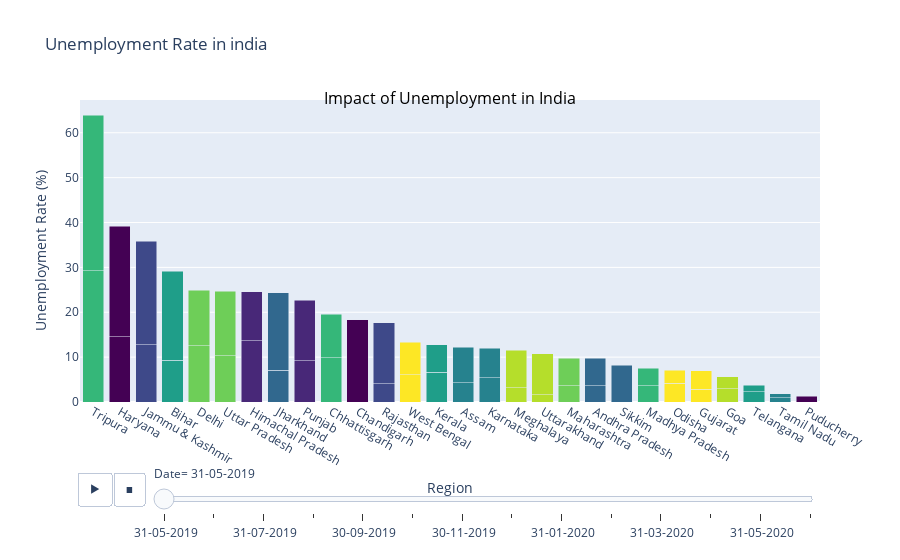

Notebook source saved alongside this figure:
### Code cell
fig = px.bar(df1, x='Region', y='Estimated Unemployment Rate (%)', color='Region',
             animation_frame='Date', title='Unemployment Rate in india',
             labels={'Estimated Unemployment Rate (%)': 'Unemployment Rate (%)'},
             template='plotly', color_discrete_sequence=px.colors.sequential.Viridis,
             category_orders={'Region': ['Region1', 'Region2', 'Region3']})

fig.update_layout(xaxis={'categoryorder': 'total descending'},
                  xaxis_title='Region', yaxis_title='Unemployment Rate (%)',
                  barmode='stack', showlegend=False)

fig.add_annotation(text='Impact of Unemployment in India',
                   xref='paper', yref='paper', x=0.5, y=1.05,
                   showarrow=False, font=dict(size=16, color='black'))

fig.show()

### Figure 1 — Plotly figure (JSON) as saved in the notebook; plotly's stock layout.template omitted (floating-point values rounded to 4 significant figures)
{"data": [{"alignmentgroup": "True", "hovertemplate": "Region=%{x}<br>Date= 31-05-2019<br>Unemployment Rate (%)=%{y}<extra></extra>", "legendgroup": "Andhra Pradesh", "marker": {"color": "#31688e", "pattern": {"shape": ""}}, "name": "Andhra Pradesh", "offsetgroup": "Andhra Pradesh", "orientation": "v", "showlegend": true, "textposition": "auto", "type": "bar", "x": ["Andhra Pradesh", "Andhra Pradesh"], "xaxis": "x", "y": [3.65, 6.09], "yaxis": "y"}, {"alignmentgroup": "True", "hovertemplate": "Region=%{x}<br>Date= 31-05-2019<br>Unemployment Rate (%)=%{y}<extra></extra>", "legendgroup": "Assam", "marker": {"color": "#26828e", "pattern": {"shape": ""}}, "name": "Assam", "offsetgroup": "Assam", "orientation": "v", "showlegend": true, "textposition": "auto", "type": "bar", "x": ["Assam", "Assam"], "xaxis": "x", "y": [4.29, 7.87], "yaxis": "y"}, {"alignmentgroup": "True", "hovertemplate": "Region=%{x}<br>Date= 31-05-2019<br>Unemployment Rate (%)=%{y}<extra></extra>", "legendgroup": "Bihar", "marker": {"color": "#1f9e89", "pattern": {"shape": ""}}, "name": "Bihar", "offsetgroup": "Bihar", "orientation": "v", "showlegend": true, "textposition": "auto", "type": "bar", "x": ["Bihar", "Bihar"], "xaxis": "x", "y": [9.27, 19.9], "yaxis": "y"}, {"alignmentgroup": "True", "hovertemplate": "Region=%{x}<br>Date= 31-05-2019<br>Unemployment Rate (%)=%{y}<extra></extra>", "legendgroup": "Chhattisgarh", "marker": {"color": "#35b779", "pattern": {"shape": ""}}, "name": "Chhattisgarh", "offsetgroup": "Chhattisgarh", "orientation": "v", "showlegend": true, "textposition": "auto", "type": "bar", "x": ["Chhattisgarh", "Chhattisgarh"], "xaxis": "x", "y": [9.82, 9.77], "yaxis": "y"}, {"alignmentgroup": "True", "hovertemplate": "Region=%{x}<br>Date= 31-05-2019<br>Unemployment Rate (%)=%{y}<extra></extra>", "legendgroup": "Delhi", "marker": {"color": "#6ece58", "pattern": {"shape": ""}}, "name": "Delhi", "offsetgroup": "Delhi", "orientation": "v", "showlegend": true, "textposition": "auto", "type": "bar", "x": ["Delhi", "Delhi"], "xaxis": "x", "y": [12.56, 12.31], "yaxis": "y"}, {"alignmentgroup": "True", "hovertemplate": "Region=%{x}<br>Date= 31-05-2019<br>Unemployment Rate (%)=%{y}<extra></extra>", "legendgroup": "Goa", "marker": {"color": "#b5de2b", "pattern": {"shape": ""}}, "name": "Goa", "offsetgroup": "Goa", "orientation": "v", "showlegend": true, "textposition": "auto", "type": "bar", "x": ["Goa", "Goa"], "xaxis": "x", "y": [2.91, 2.75], "yaxis": "y"}, {"alignmentgroup": "True", "hovertemplate": "Region=%{x}<br>Date= 31-05-2019<br>Unemployment Rate (%)=%{y}<extra></extra>", "legendgroup": "Gujarat", "marker": {"color": "#fde725", "pattern": {"shape": ""}}, "name": "Gujarat", "offsetgroup": "Gujarat", "orientation": "v", "showlegend": true, "textposition": "auto", "type": "bar", "x": ["Gujarat", "Gujarat"], "xaxis": "x", "y": [2.88, 4.09], "yaxis": "y"}, {"alignmentgroup": "True", "hovertemplate": "Region=%{x}<br>Date= 31-05-2019<br>Unemployment Rate (%)=%{y}<extra></extra>", "legendgroup": "Haryana", "marker": {"color": "#440154", "pattern": {"shape": ""}}, "name": "Haryana", "offsetgroup": "Haryana", "orientation": "v", "showlegend": true, "textposition": "auto", "type": "bar", "x": ["Haryana", "Haryana"], "xaxis": "x", "y": [14.54, 24.67], "yaxis": "y"}, {"alignmentgroup": "True", "hovertemplate": "Region=%{x}<br>Date= 31-05-2019<br>Unemployment Rate (%)=%{y}<extra></extra>", "legendgroup": "Himachal Pradesh", "marker": {"color": "#482878", "pattern": {"shape": ""}}, "name": "Himachal Pradesh", "offsetgroup": "Himachal Pradesh", "orientation": "v", "showlegend": true, "textposition": "auto", "type": "bar", "x": ["Himachal Pradesh", "Himachal Pradesh"], "xaxis": "x", "y": [13.68, 10.88], "yaxis": "y"}, {"alignmentgroup": "True", "hovertemplate": "Region=%{x}<br>Date= 31-05-2019<br>Unemployment Rate (%)=%{y}<extra></extra>", "legendgroup": "Jammu & Kashmir", "marker": {"color": "#3e4989", "pattern": {"shape": ""}}, "name": "Jammu & Kashmir", "offsetgroup": "Jammu & Kashmir", "orientation": "v", "showlegend": true, "textposition": "auto", "type": "bar", "x": ["Jammu & Kashmir", "Jammu & Kashmir"], "xaxis": "x", "y": [12.78, 23.04], "yaxis": "y"}, {"alignmentgroup": "True", "hovertemplate": "Region=%{x}<br>Date= 31-05-2019<br>Unemployment Rate (%)=%{y}<extra></extra>", "legendgroup": "Jharkhand", "marker": {"color": "#31688e", "pattern": {"shape": ""}}, "name": "Jharkhand", "offsetgroup": "Jharkhand", "orientation": "v", "showlegend": true, "textposition": "auto", "type": "bar", "x": ["Jharkhand", "Jharkhand"], "xaxis": "x", "y": [7.11, 17.23], "yaxis": "y"}, {"alignmentgroup": "True", "hovertemplate": "Region=%{x}<br>Date= 31-05-2019<br>Unemployment Rate (%)=%{y}<extra></extra>", "legendgroup": "Karnataka", "marker": {"color": "#26828e", "pattern": {"shape": ""}}, "name": "Karnataka", "offsetgroup": "Karnataka", "orientation": "v", "showlegend": true, "textposition": "auto", "type": "bar", "x": ["Karnataka", "Karnataka"], "xaxis": "x", "y": [5.46, 6.56], "yaxis": "y"}, {"alignmentgroup": "True", "hovertemplate": "Region=%{x}<br>Date= 31-05-2019<br>Unemployment Rate (%)=%{y}<extra></extra>", "legendgroup": "Kerala", "marker": {"color": "#1f9e89", "pattern": {"shape": ""}}, "name": "Kerala", "offsetgroup": "Kerala", "orientation": "v", "showlegend": true, "textposition": "auto", "type": "bar", "x": ["Kerala", "Kerala"], "xaxis": "x", "y": [6.63, 6.11], "yaxis": "y"}, {"alignmentgroup": "True", "hovertemplate": "Region=%{x}<br>Date= 31-05-2019<br>Unemployment Rate (%)=%{y}<extra></extra>", "legendgroup": "Madhya Pradesh", "marker": {"color": "#35b779", "pattern": {"shape": ""}}, "name": "Madhya Pradesh", "offsetgroup": "Madhya Pradesh", "orientation": "v", "showlegend": true, "textposition": "auto", "type": "bar", "x": ["Madhya Pradesh", "Madhya Pradesh"], "xaxis": "x", "y": [3.63, 3.91], "yaxis": "y"}, {"alignmentgroup": "True", "hovertemplate": "Region=%{x}<br>Date= 31-05-2019<br>Unemployment Rate (%)=%{y}<extra></extra>", "legendgroup": "Maharashtra", "marker": {"color": "#6ece58", "pattern": {"shape": ""}}, "name": "Maharashtra", "offsetgroup": "Maharashtra", "orientation": "v", "showlegend": true, "textposition": "auto", "type": "bar", "x": ["Maharashtra", "Maharashtra"], "xaxis": "x", "y": [3.67, 6.08], "yaxis": "y"}, {"alignmentgroup": "True", "hovertemplate": "Region=%{x}<br>Date= 31-05-2019<br>Unemployment Rate (%)=%{y}<extra></extra>", "legendgroup": "Meghalaya", "marker": {"color": "#b5de2b", "pattern": {"shape": ""}}, "name": "Meghalaya", "offsetgroup": "Meghalaya", "orientation": "v", "showlegend": true, "textposition": "auto", "type": "bar", "x": ["Meghalaya", "Meghalaya"], "xaxis": "x", "y": [3.16, 8.4], "yaxis": "y"}, {"alignmentgroup": "True", "hovertemplate": "Region=%{x}<br>Date= 31-05-2019<br>Unemployment Rate (%)=%{y}<extra></extra>", "legendgroup": "Odisha", "marker": {"color": "#fde725", "pattern": {"shape": ""}}, "name": "Odisha", "offsetgroup": "Odisha", "orientation": "v", "showlegend": true, "textposition": "auto", "type": "bar", "x": ["Odisha", "Odisha"], "xaxis": "x", "y": [4.17, 2.95], "yaxis": "y"}, {"alignmentgroup": "True", "hovertemplate": "Region=%{x}<br>Date= 31-05-2019<br>Unemployment Rate (%)=%{y}<extra></extra>", "legendgroup": "Puducherry", "marker": {"color": "#440154", "pattern": {"shape": ""}}, "name": "Puducherry", "offsetgroup": "Puducherry", "orientation": "v", "showlegend": true, "textposition": "auto", "type": "bar", "x": ["Puducherry", "Puducherry"], "xaxis": "x", "y": [0, 1.25], "yaxis": "y"}, {"alignmentgroup": "True", "hovertemplate": "Region=%{x}<br>Date= 31-05-2019<br>Unemployment Rate (%)=%{y}<extra></extra>", "legendgroup": "Punjab", "marker": {"color": "#482878", "pattern": {"shape": ""}}, "name": "Punjab", "offsetgroup": "Punjab", "orientation": "v", "showlegend": true, "textposition": "auto", "type": "bar", "x": ["Punjab", "Punjab"], "xaxis": "x", "y": [9.17, 13.49], "yaxis": "y"}, {"alignmentgroup": "True", "hovertemplate": "Region=%{x}<br>Date= 31-05-2019<br>Unemployment Rate (%)=%{y}<extra></extra>", "legendgroup": "Rajasthan", "marker": {"color": "#3e4989", "pattern": {"shape": ""}}, "name": "Rajasthan", "offsetgroup": "Rajasthan", "orientation": "v", "showlegend": true, "textposition": "auto", "type": "bar", "x": ["Rajasthan", "Rajasthan"], "xaxis": "x", "y": [4.03, 13.62], "yaxis": "y"}, {"alignmentgroup": "True", "hovertemplate": "Region=%{x}<br>Date= 31-05-2019<br>Unemployment Rate (%)=%{y}<extra></extra>", "legendgroup": "Sikkim", "marker": {"color": "#31688e", "pattern": {"shape": ""}}, "name": "Sikkim", "offsetgroup": "Sikkim", "orientation": "v", "showlegend": true, "textposition": "auto", "type": "bar", "x": ["Sikkim"], "xaxis": "x", "y": [8.2], "yaxis": "y"}, {"alignmentgroup": "True", "hovertemplate": "Region=%{x}<br>Date= 31-05-2019<br>Unemployment Rate (%)=%{y}<extra></extra>", "legendgroup": "Tamil Nadu", "marker": {"color": "#26828e", "pattern": {"shape": ""}}, "name": "Tamil Nadu", "offsetgroup": "Tamil Nadu", "orientation": "v", "showlegend": true, "textposition": "auto", "type": "bar", "x": ["Tamil Nadu", "Tamil Nadu"], "xaxis": "x", "y": [0.97, 0.89], "yaxis": "y"}, {"alignmentgroup": "True", "hovertemplate": "Region=%{x}<br>Date= 31-05-2019<br>Unemployment Rate (%)=%{y}<extra></extra>", "legendgroup": "Telangana", "marker": {"color": "#1f9e89", "pattern": {"shape": ""}}, "name": "Telangana", "offsetgroup": "Telangana", "orientation": "v", "showlegend": true, "textposition": "auto", "type": "bar", "x": ["Telangana", "Telangana"], "xaxis": "x", "y": [2.23, 1.52], "yaxis": "y"}, {"alignmentgroup": "True", "hovertemplate": "Region=%{x}<br>Date= 31-05-2019<br>Unemployment Rate (%)=%{y}<extra></extra>", "legendgroup": "Tripura", "marker": {"color": "#35b779", "pattern": {"shape": ""}}, "name": "Tripura", "offsetgroup": "Tripura", "orientation": "v", "showlegend": true, "textposition": "auto", "type": "bar", "x": ["Tripura", "Tripura"], "xaxis": "x", "y": [29.25, 34.69], "yaxis": "y"}, {"alignmentgroup": "True", "hovertemplate": "Region=%{x}<br>Date= 31-05-2019<br>Unemployment Rate (%)=%{y}<extra></extra>", "legendgroup": "Uttar Pradesh", "marker": {"color": "#6ece58", "pattern": {"shape": ""}}, "name": "Uttar Pradesh", "offsetgroup": "Uttar Pradesh", "orientation": "v", "showlegend": true, "textposition": "auto", "type": "bar", "x": ["Uttar Pradesh", "Uttar Pradesh"], "xaxis": "x", "y": [10.26, 14.4], "yaxis": "y"}, {"alignmentgroup": "True", "hovertemplate": "Region=%{x}<br>Date= 31-05-2019<br>Unemployment Rate (%)=%{y}<extra></extra>", "legendgroup": "Uttarakhand", "marker": {"color": "#b5de2b", "pattern": {"shape": ""}}, "name": "Uttarakhand", "offsetgroup": "Uttarakhand", "orientation": "v", "showlegend": true, "textposition": "auto", "type": "bar", "x": ["Uttarakhand", "Uttarakhand"], "xaxis": "x", "y": [1.63, 9.17], "yaxis": "y"}, {"alignmentgroup": "True", "hovertemplate": "Region=%{x}<br>Date= 31-05-2019<br>Unemployment Rate (%)=%{y}<extra></extra>", "legendgroup": "West Bengal", "marker": {"color": "#fde725", "pattern": {"shape": ""}}, "name": "West Bengal", "offsetgroup": "West Bengal", "orientation": "v", "showlegend": true, "textposition": "auto", "type": "bar", "x": ["West Bengal", "West Bengal"], "xaxis": "x", "y": [6.02, 7.25], "yaxis": "y"}, {"alignmentgroup": "True", "hovertemplate": "Region=%{x}<br>Date= 31-05-2019<br>Unemployment Rate (%)=%{y}<extra></extra>", "legendgroup": "Chandigarh", "marker": {"color": "#440154", "pattern": {"shape": ""}}, "name": "Chandigarh", "offsetgroup": "Chandigarh", "orientation": "v", "showlegend": true, "textposition": "auto", "type": "bar", "x": ["Chandigarh"], "xaxis": "x", "y": [18.35], "yaxis": "y"}], "layout": {"annotations": [{"font": {"color": "black", "size": 16}, "showarrow": false, "text": "Impact of Unemployment in India", "x": 0.5, "xref": "paper", "y": 1.05, "yref": "paper"}], "barmode": "stack", "legend": {"title": {"text": "Region"}, "tracegroupgap": 0}, "showlegend": false, "sliders": [{"active": 0, "currentvalue": {"prefix": "Date="}, "len": 0.9, "pad": {"b": 10, "t": 60}, "steps": [{"args": [[" 31-05-2019"], {"frame": {"duration": 0, "redraw": true}, "fromcurrent": true, "mode": "immediate", "transition": {"duration": 0, "easing": "linear"}}], "label": " 31-05-2019", "method": "animate"}, {"args": [[" 30-06-2019"], {"frame": {"duration": 0, "redraw": true}, "fromcurrent": true, "mode": "immediate", "transition": {"duration": 0, "easing": "linear"}}], "label": " 30-06-2019", "method": "animate"}, {"args": [[" 31-07-2019"], {"frame": {"duration": 0, "redraw": true}, "fromcurrent": true, "mode": "immediate", "transition": {"duration": 0, "easing": "linear"}}], "label": " 31-07-2019", "method": "animate"}, {"args": [[" 31-08-2019"], {"frame": {"duration": 0, "redraw": true}, "fromcurrent": true, "mode": "immediate", "transition": {"duration": 0, "easing": "linear"}}], "label": " 31-08-2019", "method": "animate"}, {"args": [[" 30-09-2019"], {"frame": {"duration": 0, "redraw": true}, "fromcurrent": true, "mode": "immediate", "transition": {"duration": 0, "easing": "linear"}}], "label": " 30-09-2019", "method": "animate"}, {"args": [[" 31-10-2019"], {"frame": {"duration": 0, "redraw": true}, "fromcurrent": true, "mode": "immediate", "transition": {"duration": 0, "easing": "linear"}}], "label": " 31-10-2019", "method": "animate"}, {"args": [[" 30-11-2019"], {"frame": {"duration": 0, "redraw": true}, "fromcurrent": true, "mode": "immediate", "transition": {"duration": 0, "easing": "linear"}}], "label": " 30-11-2019", "method": "animate"}, {"args": [[" 31-12-2019"], {"frame": {"duration": 0, "redraw": true}, "fromcurrent": true, "mode": "immediate", "transition": {"duration": 0, "easing": "linear"}}], "label": " 31-12-2019", "method": "animate"}, {"args": [[" 31-01-2020"], {"frame": {"duration": 0, "redraw": true}, "fromcurrent": true, "mode": "immediate", "transition": {"duration": 0, "easing": "linear"}}], "label": " 31-01-2020", "method": "animate"}, {"args": [[" 29-02-2020"], {"frame": {"duration": 0, "redraw": true}, "fromcurrent": true, "mode": "immediate", "transition": {"duration": 0, "easing": "linear"}}], "label": " 29-02-2020", "method": "animate"}, {"args": [[" 31-03-2020"], {"frame": {"duration": 0, "redraw": true}, "fromcurrent": true, "mode": "immediate", "transition": {"duration": 0, "easing": "linear"}}], "label": " 31-03-2020", "method": "animate"}, {"args": [[" 30-04-2020"], {"frame": {"duration": 0, "redraw": true}, "fromcurrent": true, "mode": "immediate", "transition": {"duration": 0, "easing": "linear"}}], "label": " 30-04-2020", "method": "animate"}, {"args": [[" 31-05-2020"], {"frame": {"duration": 0, "redraw": true}, "fromcurrent": true, "mode": "immediate", "transition": {"duration": 0, "easing": "linear"}}], "label": " 31-05-2020", "method": "animate"}, {"args": [[" 30-06-2020"], {"frame": {"duration": 0, "redraw": true}, "fromcurrent": true, "mode": "immediate", "transition": {"duration": 0, "easing": "linear"}}], "label": " 30-06-2020", "method": "animate"}], "x": 0.1, "xanchor": "left", "y": 0, "yanchor": "top"}], "title": {"text": "Unemployment Rate in india"}, "updatemenus": [{"buttons": [{"args": [null, {"frame": {"duration": 500, "redraw": true}, "fromcurrent": true, "mode": "immediate", "transition": {"duration": 500, "easing": "linear"}}], "label": "&#9654;", "method": "animate"}, {"args": [[null], {"frame": {"duration": 0, "redraw": true}, "fromcurrent": true, "mode": "immediate", "transition": {"duration": 0, "easing": "linear"}}], "label": "&#9724;", "method": "animate"}], "direction": "left", "pad": {"r": 10, "t": 70}, "showactive": false, "type": "buttons", "x": 0.1, "xanchor": "right", "y": 0, "yanchor": "top"}], "xaxis": {"anchor": "y", "categoryarray": ["Region1", "Region2", "Region3", "Andhra Pradesh", "Assam", "Bihar", "Chhattisgarh", "Delhi", "Goa", "Gujarat", "Haryana", "Himachal Pradesh", "Jammu & Kashmir", "Jharkhand", "Karnataka", "Kerala", "Madhya Pradesh", "Maharashtra", "Meghalaya", "Odisha", "Puducherry", "Punjab", "Rajasthan", "Sikkim", "Tamil Nadu", "Telangana", "Tripura", "Uttar Pradesh", "Uttarakhand", "West Bengal", "Chandigarh"], "categoryorder": "total descending", "domain": [0, 1], "title": {"text": "Region"}}, "yaxis": {"anchor": "x", "domain": [0, 1], "title": {"text": "Unemployment Rate (%)"}}}}
